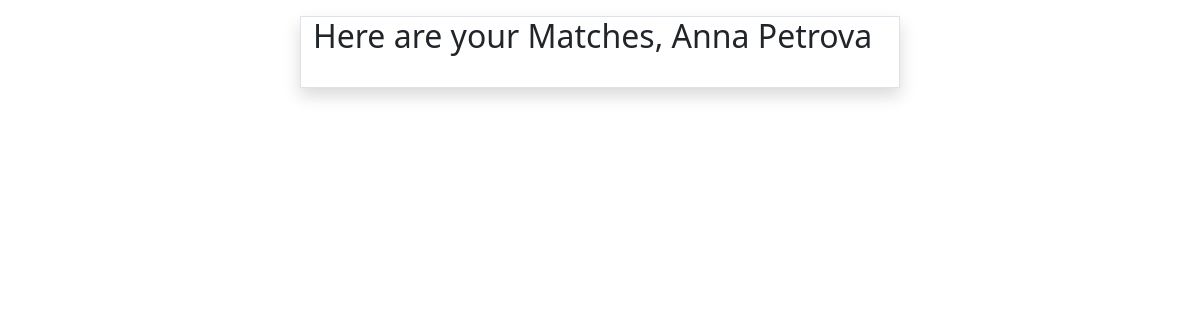
Before: /my_matches (signed in) with the older database file.
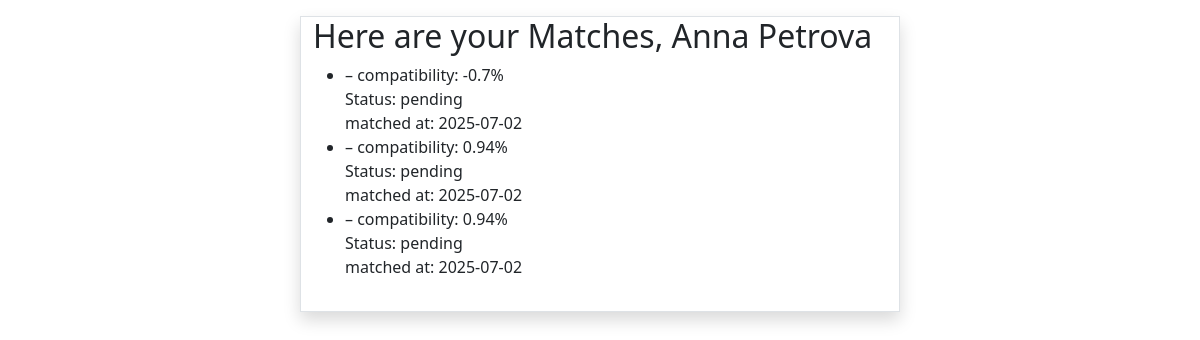
After: the same page with the newer database file.
### models.py (models this page shows)
class User(db.Model):
    __tablename__ = 'user'
    user_id = db.Column(db.Integer, primary_key=True)
    uni_id = db.Column(db.Integer, db.ForeignKey('university.uni_id'))
    name = db.Column(db.Text, nullable=False)
    email = db.Column(db.Text, unique=True, nullable=False)
    password = db.Column(db.Text, nullable=False)
    birth_date = db.Column(db.Date, nullable=False)
    created_at = db.Column(db.Date, default=date.today)
    profile_picture = db.Column(db.LargeBinary, nullable=False)
    description = db.Column(db.Text, nullable=False, default="")
    university = db.relationship('University', backref='students', lazy=True)
    personality_result = db.relationship('PersonalityResult', uselist=False, backref='user')

class Match(db.Model):
    __tablename__ = 'match'
    match_id = db.Column(db.Integer, primary_key=True)
    user1_id = db.Column(db.Integer, db.ForeignKey('user.user_id'))
    user2_id = db.Column(db.Integer, db.ForeignKey('user.user_id'))
    compatibility = db.Column(db.Float)
    status = db.Column(db.Text)  # e.g., 'pending', 'accepted'
    matched_at = db.Column(db.Date)
    user1 = db.relationship('User', foreign_keys=[user1_id], backref='matches_as_user1')
    user2 = db.relationship('User', foreign_keys=[user2_id], backref='matches_as_user2')

### routes/route_my_matches.py (the view)
@main_bp.route('/my_matches', methods=['GET', 'POST'])
def my_matches():
    user_id= session.get('user_id')
    currUser = user_dao.get_uid(user_id)
    matches = match_dao.get_all_for_uid(user_id=user_id)
    return render_template('my_matches.html',matches=matches,currUser=currUser)

### dao/match_dao.py (called while the page is built)
    @classmethod
    def get_all_for_uid(cls, user_id):
        return Match.query.filter(
            (Match.user1_id == user_id) | (Match.user2_id == user_id)
        ).all()

### dao/user_dao.py (called while the page is built)
    @classmethod
    def get_uid(cls, user_id):
        return db.session.get(User, user_id)

### templates/my_matches.html
{% extends 'base.html' %}
{% block header %}
    <h2>
Here are your Matches, {{currUser.name}}
    </h2>
{% endblock %}
{% block content %}
<ul>
  {% for match in matches %}
    <li>
      {{ match.name }} – compatibility: {{ match.compatibility }}%<br>
      Status: {{ match.status }}<br>
      matched at: {{ match.matched_at}}
    </li>
  {% endfor %}
</ul>
{% endblock %}

### templates/base.html (shortened to what this page needs)
{% from 'bootstrap5/nav.html' import render_nav_item %}
{% from 'bootstrap5/utils.html' import render_messages %}
<!doctype html>
<html lang="en">
<head>
    {{ bootstrap.load_css() }}
</head>
<body>
    <div class="container border shadow w-50 pb-3 my-3">
        <header>{% block header %}{% endblock %}</header>
        <main>
            {% block content %}{% endblock %}
        </main>
    </div>
</body>
</html>

Changed rows visible on the page:
added Match: compatibility "-0.7", status "pending", matched_at "2025-07-02"
added Match: compatibility "0.94", status "pending", matched_at "2025-07-02"
added Match: compatibility "0.94", status "pending", matched_at "2025-07-02"
